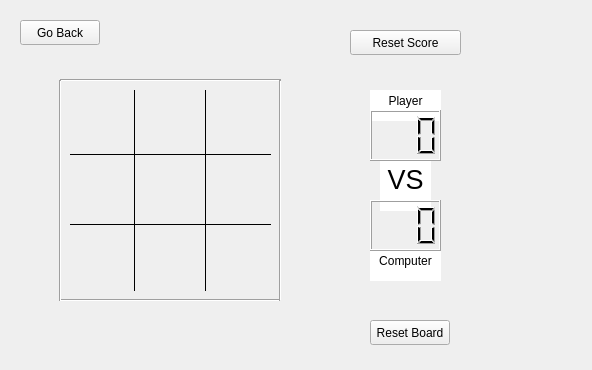
<?xml version="1.0" encoding="UTF-8"?>
<ui version="4.0">
 <class>TicTacToe</class>
 <widget class="QWidget" name="TicTacToe">
  <property name="windowModality">
   <enum>Qt::ApplicationModal</enum>
  </property>
  <property name="geometry">
   <rect>
    <x>0</x>
    <y>0</y>
    <width>592</width>
    <height>370</height>
   </rect>
  </property>
  <property name="focusPolicy">
   <enum>Qt::ClickFocus</enum>
  </property>
  <property name="windowTitle">
   <string>Form</string>
  </property>
  <widget class="QPushButton" name="goBackButton">
   <property name="geometry">
    <rect>
     <x>20</x>
     <y>20</y>
     <width>80</width>
     <height>25</height>
    </rect>
   </property>
   <property name="text">
    <string>Go Back</string>
   </property>
   <property name="icon">
    <iconset theme="go-previous"/>
   </property>
  </widget>
  <widget class="QPushButton" name="left_top">
   <property name="geometry">
    <rect>
     <x>70</x>
     <y>90</y>
     <width>60</width>
     <height>60</height>
    </rect>
   </property>
   <property name="text">
    <string/>
   </property>
   <property name="checkable">
    <bool>false</bool>
   </property>
   <property name="flat">
    <bool>true</bool>
   </property>
  </widget>
  <widget class="QPushButton" name="center_top">
   <property name="geometry">
    <rect>
     <x>140</x>
     <y>90</y>
     <width>60</width>
     <height>60</height>
    </rect>
   </property>
   <property name="text">
    <string/>
   </property>
   <property name="flat">
    <bool>true</bool>
   </property>
  </widget>
  <widget class="QPushButton" name="right_top">
   <property name="geometry">
    <rect>
     <x>210</x>
     <y>90</y>
     <width>60</width>
     <height>60</height>
    </rect>
   </property>
   <property name="text">
    <string/>
   </property>
   <property name="flat">
    <bool>true</bool>
   </property>
  </widget>
  <widget class="QPushButton" name="right_center">
   <property name="geometry">
    <rect>
     <x>210</x>
     <y>160</y>
     <width>60</width>
     <height>60</height>
    </rect>
   </property>
   <property name="text">
    <string/>
   </property>
   <property name="flat">
    <bool>true</bool>
   </property>
  </widget>
  <widget class="QPushButton" name="left_center">
   <property name="geometry">
    <rect>
     <x>70</x>
     <y>160</y>
     <width>60</width>
     <height>60</height>
    </rect>
   </property>
   <property name="text">
    <string/>
   </property>
   <property name="flat">
    <bool>true</bool>
   </property>
  </widget>
  <widget class="QPushButton" name="center_center">
   <property name="geometry">
    <rect>
     <x>140</x>
     <y>160</y>
     <width>60</width>
     <height>60</height>
    </rect>
   </property>
   <property name="text">
    <string/>
   </property>
   <property name="flat">
    <bool>true</bool>
   </property>
  </widget>
  <widget class="QPushButton" name="center_bottom">
   <property name="geometry">
    <rect>
     <x>140</x>
     <y>230</y>
     <width>60</width>
     <height>60</height>
    </rect>
   </property>
   <property name="text">
    <string/>
   </property>
   <property name="flat">
    <bool>true</bool>
   </property>
  </widget>
  <widget class="QPushButton" name="right_bottom">
   <property name="geometry">
    <rect>
     <x>210</x>
     <y>230</y>
     <width>60</width>
     <height>60</height>
    </rect>
   </property>
   <property name="focusPolicy">
    <enum>Qt::NoFocus</enum>
   </property>
   <property name="text">
    <string/>
   </property>
   <property name="autoDefault">
    <bool>false</bool>
   </property>
   <property name="default">
    <bool>false</bool>
   </property>
   <property name="flat">
    <bool>true</bool>
   </property>
  </widget>
  <widget class="QPushButton" name="left_bottom">
   <property name="geometry">
    <rect>
     <x>70</x>
     <y>230</y>
     <width>60</width>
     <height>60</height>
    </rect>
   </property>
   <property name="text">
    <string/>
   </property>
   <property name="flat">
    <bool>true</bool>
   </property>
  </widget>
  <widget class="Line" name="vline_left">
   <property name="geometry">
    <rect>
     <x>124</x>
     <y>90</y>
     <width>20</width>
     <height>201</height>
    </rect>
   </property>
   <property name="frameShadow">
    <enum>QFrame::Plain</enum>
   </property>
   <property name="orientation">
    <enum>Qt::Vertical</enum>
   </property>
  </widget>
  <widget class="Line" name="vline_right">
   <property name="geometry">
    <rect>
     <x>197</x>
     <y>90</y>
     <width>16</width>
     <height>201</height>
    </rect>
   </property>
   <property name="frameShadow">
    <enum>QFrame::Plain</enum>
   </property>
   <property name="orientation">
    <enum>Qt::Vertical</enum>
   </property>
  </widget>
  <widget class="Line" name="hline_bottom">
   <property name="geometry">
    <rect>
     <x>70</x>
     <y>214</y>
     <width>201</width>
     <height>20</height>
    </rect>
   </property>
   <property name="frameShadow">
    <enum>QFrame::Plain</enum>
   </property>
   <property name="orientation">
    <enum>Qt::Horizontal</enum>
   </property>
  </widget>
  <widget class="Line" name="hline_up">
   <property name="geometry">
    <rect>
     <x>70</x>
     <y>146</y>
     <width>201</width>
     <height>16</height>
    </rect>
   </property>
   <property name="autoFillBackground">
    <bool>false</bool>
   </property>
   <property name="frameShadow">
    <enum>QFrame::Plain</enum>
   </property>
   <property name="orientation">
    <enum>Qt::Horizontal</enum>
   </property>
  </widget>
  <widget class="Line" name="line">
   <property name="geometry">
    <rect>
     <x>60</x>
     <y>290</y>
     <width>221</width>
     <height>20</height>
    </rect>
   </property>
   <property name="orientation">
    <enum>Qt::Horizontal</enum>
   </property>
  </widget>
  <widget class="Line" name="line_2">
   <property name="geometry">
    <rect>
     <x>60</x>
     <y>70</y>
     <width>221</width>
     <height>20</height>
    </rect>
   </property>
   <property name="orientation">
    <enum>Qt::Horizontal</enum>
   </property>
  </widget>
  <widget class="Line" name="line_3">
   <property name="geometry">
    <rect>
     <x>270</x>
     <y>80</y>
     <width>20</width>
     <height>221</height>
    </rect>
   </property>
   <property name="orientation">
    <enum>Qt::Vertical</enum>
   </property>
  </widget>
  <widget class="Line" name="line_4">
   <property name="geometry">
    <rect>
     <x>50</x>
     <y>80</y>
     <width>20</width>
     <height>221</height>
    </rect>
   </property>
   <property name="orientation">
    <enum>Qt::Vertical</enum>
   </property>
  </widget>
  <widget class="QPushButton" name="resetBoardButton">
   <property name="geometry">
    <rect>
     <x>370</x>
     <y>320</y>
     <width>80</width>
     <height>25</height>
    </rect>
   </property>
   <property name="text">
    <string>Reset Board</string>
   </property>
   <property name="default">
    <bool>false</bool>
   </property>
  </widget>
  <widget class="QLCDNumber" name="lcdPlayer">
   <property name="geometry">
    <rect>
     <x>370</x>
     <y>110</y>
     <width>71</width>
     <height>51</height>
    </rect>
   </property>
   <property name="frameShadow">
    <enum>QFrame::Raised</enum>
   </property>
   <property name="smallDecimalPoint">
    <bool>false</bool>
   </property>
   <property name="digitCount">
    <number>3</number>
   </property>
  </widget>
  <widget class="QLCDNumber" name="lcdComputer">
   <property name="geometry">
    <rect>
     <x>370</x>
     <y>200</y>
     <width>71</width>
     <height>51</height>
    </rect>
   </property>
   <property name="frameShadow">
    <enum>QFrame::Raised</enum>
   </property>
   <property name="smallDecimalPoint">
    <bool>false</bool>
   </property>
   <property name="digitCount">
    <number>3</number>
   </property>
  </widget>
  <widget class="QTextBrowser" name="textBrowser">
   <property name="geometry">
    <rect>
     <x>380</x>
     <y>160</y>
     <width>51</width>
     <height>51</height>
    </rect>
   </property>
   <property name="frameShape">
    <enum>QFrame::NoFrame</enum>
   </property>
   <property name="frameShadow">
    <enum>QFrame::Plain</enum>
   </property>
   <property name="html">
    <string>&lt;!DOCTYPE HTML PUBLIC &quot;-//W3C//DTD HTML 4.0//EN&quot; &quot;http://www.w3.org/TR/REC-html40/strict.dtd&quot;&gt;
&lt;html&gt;&lt;head&gt;&lt;meta name=&quot;qrichtext&quot; content=&quot;1&quot; /&gt;&lt;meta charset=&quot;utf-8&quot; /&gt;&lt;style type=&quot;text/css&quot;&gt;
p, li { white-space: pre-wrap; }
hr { height: 1px; border-width: 0; }
li.unchecked::marker { content: &quot;\2610&quot;; }
li.checked::marker { content: &quot;\2612&quot;; }
&lt;/style&gt;&lt;/head&gt;&lt;body style=&quot; font-family:'Noto Sans'; font-size:9pt; font-weight:400; font-style:normal;&quot;&gt;
&lt;p align=&quot;center&quot; style=&quot; margin-top:0px; margin-bottom:0px; margin-left:0px; margin-right:0px; -qt-block-indent:0; text-indent:0px;&quot;&gt;&lt;span style=&quot; font-size:20pt;&quot;&gt;VS&lt;/span&gt;&lt;/p&gt;&lt;/body&gt;&lt;/html&gt;</string>
   </property>
  </widget>
  <widget class="QTextBrowser" name="textBrowser_3">
   <property name="geometry">
    <rect>
     <x>370</x>
     <y>250</y>
     <width>71</width>
     <height>31</height>
    </rect>
   </property>
   <property name="frameShape">
    <enum>QFrame::NoFrame</enum>
   </property>
   <property name="frameShadow">
    <enum>QFrame::Plain</enum>
   </property>
   <property name="html">
    <string>&lt;!DOCTYPE HTML PUBLIC &quot;-//W3C//DTD HTML 4.0//EN&quot; &quot;http://www.w3.org/TR/REC-html40/strict.dtd&quot;&gt;
&lt;html&gt;&lt;head&gt;&lt;meta name=&quot;qrichtext&quot; content=&quot;1&quot; /&gt;&lt;meta charset=&quot;utf-8&quot; /&gt;&lt;style type=&quot;text/css&quot;&gt;
p, li { white-space: pre-wrap; }
hr { height: 1px; border-width: 0; }
li.unchecked::marker { content: &quot;\2610&quot;; }
li.checked::marker { content: &quot;\2612&quot;; }
&lt;/style&gt;&lt;/head&gt;&lt;body style=&quot; font-family:'Noto Sans'; font-size:9pt; font-weight:400; font-style:normal;&quot;&gt;
&lt;p align=&quot;center&quot; style=&quot; margin-top:0px; margin-bottom:0px; margin-left:0px; margin-right:0px; -qt-block-indent:0; text-indent:0px;&quot;&gt;Computer&lt;/p&gt;&lt;/body&gt;&lt;/html&gt;</string>
   </property>
  </widget>
  <widget class="QTextBrowser" name="textBrowser_4">
   <property name="geometry">
    <rect>
     <x>370</x>
     <y>90</y>
     <width>71</width>
     <height>31</height>
    </rect>
   </property>
   <property name="frameShape">
    <enum>QFrame::NoFrame</enum>
   </property>
   <property name="frameShadow">
    <enum>QFrame::Plain</enum>
   </property>
   <property name="html">
    <string>&lt;!DOCTYPE HTML PUBLIC &quot;-//W3C//DTD HTML 4.0//EN&quot; &quot;http://www.w3.org/TR/REC-html40/strict.dtd&quot;&gt;
&lt;html&gt;&lt;head&gt;&lt;meta name=&quot;qrichtext&quot; content=&quot;1&quot; /&gt;&lt;meta charset=&quot;utf-8&quot; /&gt;&lt;style type=&quot;text/css&quot;&gt;
p, li { white-space: pre-wrap; }
hr { height: 1px; border-width: 0; }
li.unchecked::marker { content: &quot;\2610&quot;; }
li.checked::marker { content: &quot;\2612&quot;; }
&lt;/style&gt;&lt;/head&gt;&lt;body style=&quot; font-family:'Noto Sans'; font-size:9pt; font-weight:400; font-style:normal;&quot;&gt;
&lt;p align=&quot;center&quot; style=&quot; margin-top:0px; margin-bottom:0px; margin-left:0px; margin-right:0px; -qt-block-indent:0; text-indent:0px;&quot;&gt;Player&lt;/p&gt;&lt;/body&gt;&lt;/html&gt;</string>
   </property>
  </widget>
  <widget class="QPushButton" name="resetScoreButton">
   <property name="geometry">
    <rect>
     <x>350</x>
     <y>30</y>
     <width>111</width>
     <height>25</height>
    </rect>
   </property>
   <property name="layoutDirection">
    <enum>Qt::LeftToRight</enum>
   </property>
   <property name="text">
    <string>Reset Score</string>
   </property>
   <property name="icon">
    <iconset theme="edit-clear"/>
   </property>
   <property name="default">
    <bool>false</bool>
   </property>
  </widget>
  <zorder>textBrowser_3</zorder>
  <zorder>textBrowser_4</zorder>
  <zorder>textBrowser</zorder>
  <zorder>goBackButton</zorder>
  <zorder>left_top</zorder>
  <zorder>center_top</zorder>
  <zorder>right_top</zorder>
  <zorder>right_center</zorder>
  <zorder>left_center</zorder>
  <zorder>center_center</zorder>
  <zorder>center_bottom</zorder>
  <zorder>right_bottom</zorder>
  <zorder>left_bottom</zorder>
  <zorder>vline_left</zorder>
  <zorder>vline_right</zorder>
  <zorder>hline_bottom</zorder>
  <zorder>hline_up</zorder>
  <zorder>line</zorder>
  <zorder>line_2</zorder>
  <zorder>line_3</zorder>
  <zorder>line_4</zorder>
  <zorder>resetBoardButton</zorder>
  <zorder>lcdPlayer</zorder>
  <zorder>lcdComputer</zorder>
  <zorder>resetScoreButton</zorder>
 </widget>
 <resources/>
 <connections/>
</ui>
